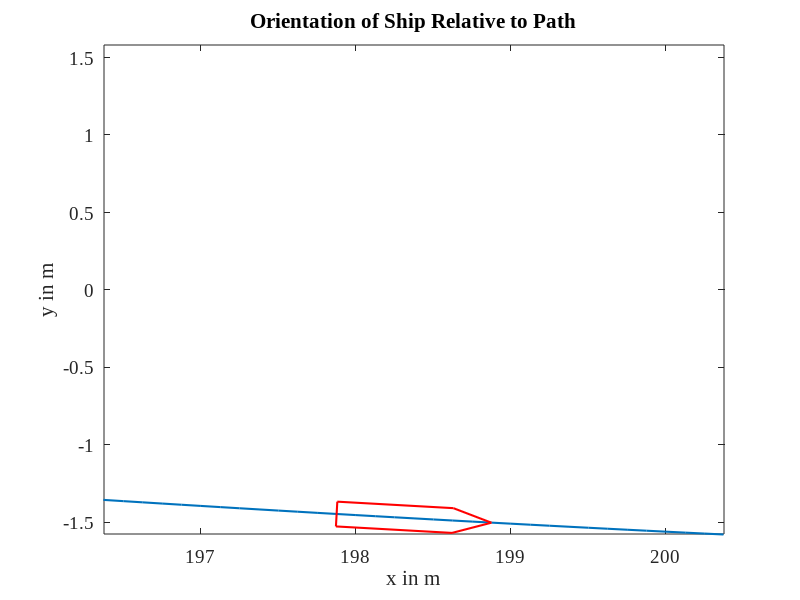
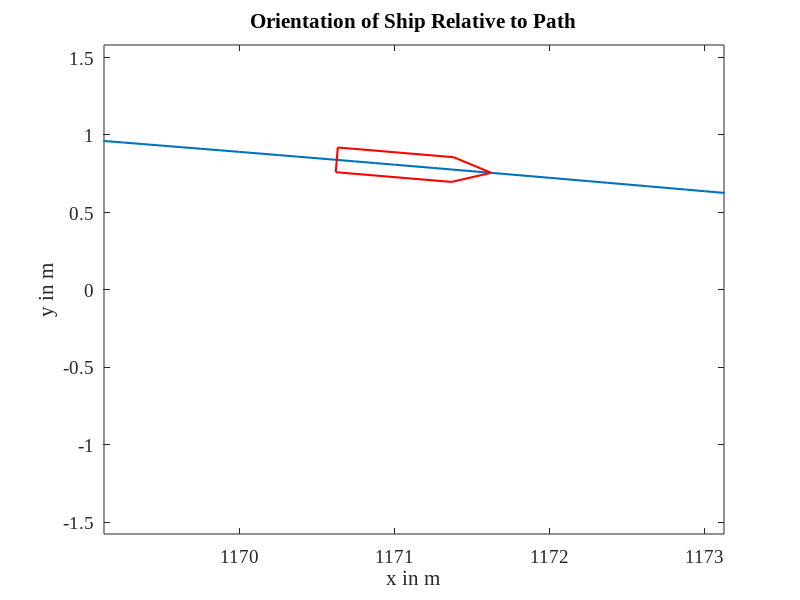
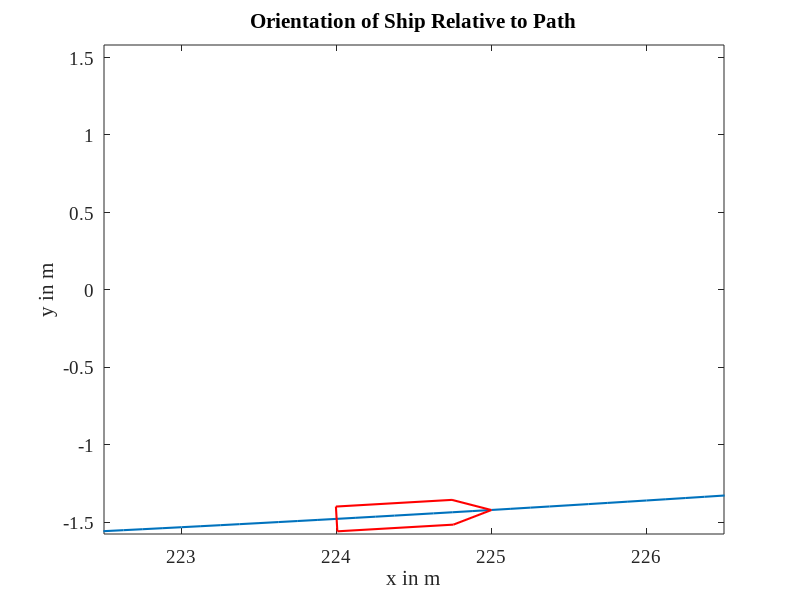

The MATLAB source for these figures, in order:
%% Problem
% In a PMM test, the vessel is connected to the carriage of a towing tank through two transverse rods that can induce 
% transverse motion while the carriage is moving forward with speed v.
% Let the two points on the model where the connections are made to the carriage be both  distance away from midship.
% One point is aft of midship and the other is forward of midship. 
% In this problem we will adjust the phase difference between the two oscillators connected to the vessel such that we
% achieve a pure yaw scenario. You may assume for this problem that the heading angle is small.
% Try running the code that corresponds to pure sway and see what you observe from the plots.

%% Code 

set(0,'DefaultLineLineWidth',1.5)
set(0,'DefaultAxesFontName','Times New Roman')
set(0,'DefaultAxesFontSize',14)

t = 0:0.01:100;

w = 2*pi/10;
d = 100;
U = 12.5;
a = 5;

% Write down the expression for phase difference
k = ((w*d)/(2*U));
e = 2*atan(k);

yf = a*cos(w*t);
ya = a*cos(w*t - e);

y = (ya + yf)/2;
x = U*t;

% Write down the expression for yaw angle ( use atan2 function for inverse tangent)
y_ = yf - ya;
psi = atan2(y_,d);


ship = [-0.50 0.25 0.50 0.25 -0.50 -0.50;
         0.080 0.080 0.00 -0.08 -0.08 0.08];

for j = 1:3
    figure(j)
    plot(x,y)
    axis equal
    hold all
    i = randi(numel(t));
    new_ship = [cos(psi(i)) -sin(psi(i)); sin(psi(i)) cos(psi(i));]*ship + [x(i); y(i);];    
    plot(new_ship(1,:),new_ship(2,:),'r')
    xlim([x(i)-2 x(i)+2])
    title('Orientation of Ship Relative to Path')
    xlabel('x in m')
    ylabel('y in m')
end
